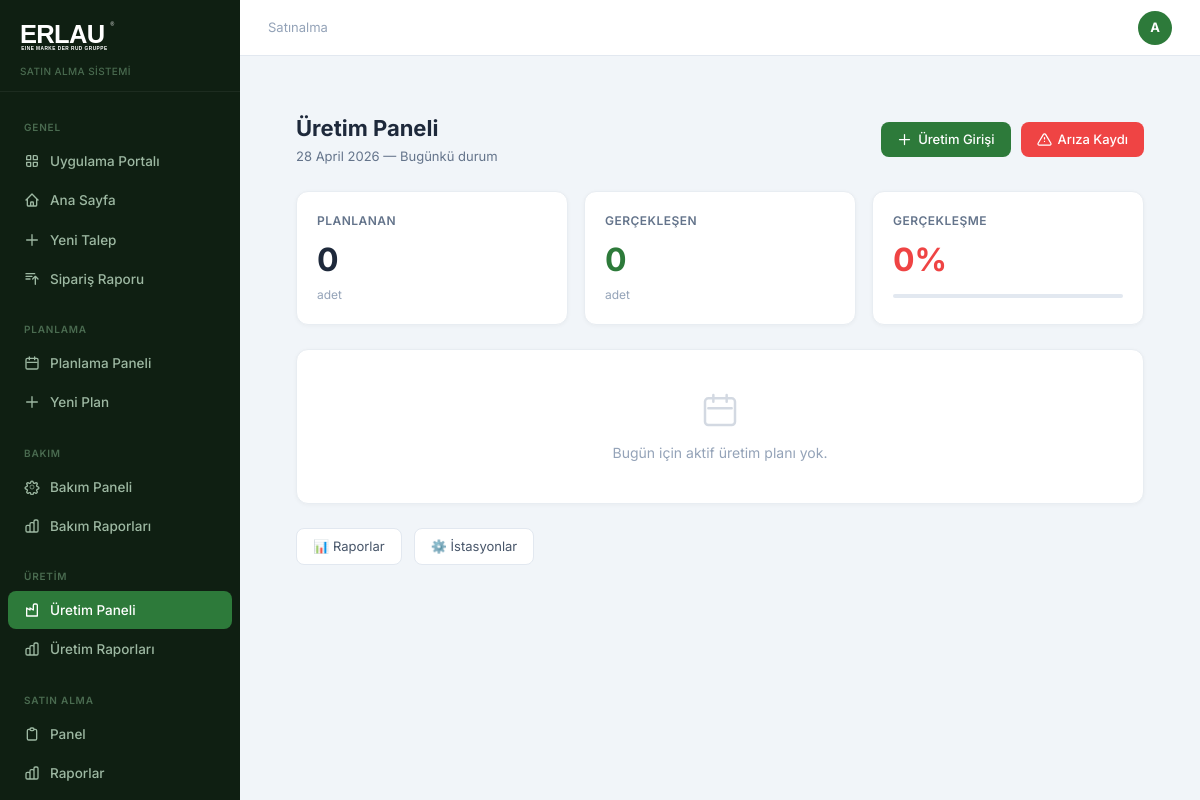
/uretim/ (signed in), run on the app's committed database.
### app/models.py (models this page shows)
class Department(db.Model):
    id = db.Column(db.Integer, primary_key=True)
    name = db.Column(db.String(100), nullable=False, unique=True)
    users = db.relationship('User', backref='department', lazy=True)

class User(db.Model, UserMixin):
    id = db.Column(db.Integer, primary_key=True)
    name = db.Column(db.String(100), nullable=False)
    email = db.Column(db.String(120), unique=True, nullable=False)
    password = db.Column(db.String(200), nullable=False)
    role = db.Column(db.String(20), default='personel')
    department_id = db.Column(db.Integer, db.ForeignKey('department.id'), index=True)
    created_at = db.Column(db.DateTime, default=datetime.utcnow, index=True)
    is_active = db.Column(db.Boolean, default=True)
    unvan = db.Column(db.String(100))
    telefon = db.Column(db.String(20))
    dogum_tarihi = db.Column(db.Date)
    unvan_pdf_goster = db.Column(db.Boolean, default=False)
    son_giris = db.Column(db.DateTime)
    sifre_degisim_tarihi = db.Column(db.DateTime)
    tablet_pin = db.Column(db.String(6))
    bildirim_email = db.Column(db.Boolean, default=True)
    teknik_resim_yetki = db.Column(db.Boolean, default=False)
    liste_yetki = db.Column(db.Boolean, default=False)
    talepler = db.relationship('TalepFormu', backref='talep_eden', lazy=True)

### app/routes.py (the view)
@uretim.route('/')
@login_required
@uretim_required
def uretim_dashboard():
    bugun = date.today()
    istasyonlar = IsIstasyonu.query.filter_by(is_active=True).all()
    plan_satirlari = UretimPlaniSatir.query.join(UretimPlani).filter(
        UretimPlaniSatir.tarih == bugun,
        UretimPlani.durum == 'aktif'
    ).all()
    kayitlar = UretimKaydi.query.filter_by(tarih=bugun).all()
    kayit_map = {k.plan_satir_id: k for k in kayitlar}
    toplam_planlanan = sum(s.planlanan_adet for s in plan_satirlari)
    toplam_gerceklesen = sum(k.gerceklesen_adet for k in kayitlar)
    return render_template('uretim/dashboard.html',
        istasyonlar=istasyonlar, plan_satirlari=plan_satirlari,
        kayit_map=kayit_map, bugun=bugun,
        toplam_planlanan=toplam_planlanan, toplam_gerceklesen=toplam_gerceklesen)

### app/models.py (called while the page is built)
@login_manager.user_loader
def load_user(user_id):
    return User.query.get(int(user_id))

### app/routes.py (called while the page is built)
def uretim_required(f):
    @wraps(f)
    def decorated(*args, **kwargs):
        if not current_user.is_authenticated or current_user.role not in ('uretim', 'departman_yoneticisi', 'admin'):
            flash('Üretim modülüne erişim yetkiniz yok.', 'danger')
            return redirect(url_for('auth.portal'))
        return f(*args, **kwargs)
    return decorated

### app/templates/uretim/dashboard.html (shortened to what this page needs)
{% extends 'base.html' %}
{% block content %}
<div class="page-content">
  <div style="display:flex;align-items:center;justify-content:space-between;margin-bottom:24px">
    <div>
      <h1 style="font-size:22px;font-weight:700;color:#1e293b">Üretim Paneli</h1>
      <p style="font-size:13px;color:#64748b;margin-top:2px">{{ bugun.strftime('%d %B %Y') }} — Bugünkü durum</p>
    </div>
    <div style="display:flex;gap:10px">
      <a href="{{ url_for('uretim.uretim_giris') }}" class="btn-primary">
        <svg style="width:15px;height:15px" fill="none" stroke="currentColor" viewBox="0 0 24 24"><path stroke-linecap="round" stroke-linejoin="round" stroke-width="2" d="M12 4v16m8-8H4"/></svg>
        Üretim Girişi
      </a>
      <a href="{{ url_for('uretim.ariza_kaydi') }}" style="background:#ef4444;color:#fff;padding:8px 16px;border-radius:8px;font-size:13px;font-weight:500;text-decoration:none;display:inline-flex;align-items:center;gap:6px">
        <svg style="width:15px;height:15px" fill="none" stroke="currentColor" viewBox="0 0 24 24"><path stroke-linecap="round" stroke-linejoin="round" stroke-width="2" d="M12 9v2m0 4h.01M10.29 3.86L1.82 18a2 2 0 001.71 3h16.94a2 2 0 001.71-3L13.71 3.86a2 2 0 00-3.42 0z"/></svg>
        Arıza Kaydı
      </a>
    </div>
  </div>
  <div style="display:grid;grid-template-columns:repeat(3,1fr);gap:16px;margin-bottom:24px">
    <div class="card" style="padding:20px">
      <p style="font-size:12px;font-weight:600;color:#64748b;text-transform:uppercase;letter-spacing:.04em">Planlanan</p>
      <p style="font-size:32px;font-weight:700;color:#1e293b;margin-top:6px">{{ toplam_planlanan }}</p>
      <p style="font-size:12px;color:#94a3b8;margin-top:2px">adet</p>
    </div>
    <div class="card" style="padding:20px">
      <p style="font-size:12px;font-weight:600;color:#64748b;text-transform:uppercase;letter-spacing:.04em">Gerçekleşen</p>
      <p style="font-size:32px;font-weight:700;color:#2d7a3a;margin-top:6px">{{ toplam_gerceklesen }}</p>
      <p style="font-size:12px;color:#94a3b8;margin-top:2px">adet</p>
    </div>
    <div class="card" style="padding:20px">
      <p style="font-size:12px;font-weight:600;color:#64748b;text-transform:uppercase;letter-spacing:.04em">Gerçekleşme</p>
      {% set oran = ((toplam_gerceklesen / toplam_planlanan * 100) | round(1)) if toplam_planlanan > 0 else 0 %}
      <p style="font-size:32px;font-weight:700;color:{% if oran >= 90 %}#2d7a3a{% elif oran >= 70 %}#d97706{% else %}#ef4444{% endif %};margin-top:6px">{{ oran }}%</p>
      <div style="height:4px;background:#e2e8f0;border-radius:99px;margin-top:10px">
      </div>
    </div>
  </div>
  {% if plan_satirlari %}
  <div class="card" style="overflow:hidden;margin-bottom:24px">
    <div style="padding:16px 20px;border-bottom:1px solid #f1f5f9">
      <h2 style="font-size:15px;font-weight:600;color:#1e293b">Bugünkü Plan</h2>
    </div>
    <table style="width:100%;border-collapse:collapse;font-size:13px">
      <thead>
        <tr style="background:#f8fafc;border-bottom:1px solid #e2e8f0">
          <th style="padding:10px 16px;text-align:left;font-weight:600;color:#475569">İstasyon</th>
          <th style="padding:10px 16px;text-align:left;font-weight:600;color:#475569">Ürün</th>
          <th style="padding:10px 16px;text-align:right;font-weight:600;color:#475569">Planlanan</th>
          <th style="padding:10px 16px;text-align:right;font-weight:600;color:#475569">Gerçekleşen</th>
          <th style="padding:10px 16px;text-align:right;font-weight:600;color:#475569">Durum</th>
        </tr>
      </thead>
      <tbody>
        {% for s in plan_satirlari %}
        {% set k = kayit_map.get(s.id) %}
        <tr style="border-bottom:1px solid #f1f5f9">
          <td style="padding:10px 16px;color:#1e293b;font-weight:500">{{ s.istasyon.istasyon_adi if s.istasyon else '—' }}</td>
          <td style="padding:10px 16px;color:#475569">{{ s.urun.urun_adi if s.urun else '—' }}</td>
          <td style="padding:10px 16px;text-align:right;color:#475569">{{ s.planlanan_adet }}</td>
          <td style="padding:10px 16px;text-align:right;color:#1e293b;font-weight:600">{{ k.gerceklesen_adet if k else '—' }}</td>
          <td style="padding:10px 16px;text-align:right">
            {% if k %}
              {% set p = ((k.gerceklesen_adet / s.planlanan_adet * 100)|round(0)|int) if s.planlanan_adet > 0 else 0 %}
              <span style="padding:2px 8px;border-radius:99px;font-size:11px;font-weight:600;background:{% if p>=90 %}#f0fdf4;color:#166534{% elif p>=70 %}#fffbeb;color:#92400e{% else %}#fef2f2;color:#991b1b{% endif %}">{{ p }}%</span>
            {% else %}
              <span style="padding:2px 8px;border-radius:99px;font-size:11px;background:#f1f5f9;color:#94a3b8">Girilmedi</span>
            {% endif %}
          </td>
        </tr>
        {% endfor %}
      </tbody>
    </table>
  </div>
  {% else %}
  <div class="card" style="padding:40px;text-align:center;color:#94a3b8;margin-bottom:24px">
    <svg style="width:40px;height:40px;margin:0 auto 12px;display:block;opacity:.4" fill="none" stroke="currentColor" viewBox="0 0 24 24"><path stroke-linecap="round" stroke-linejoin="round" stroke-width="1.5" d="M8 7V3m8 4V3M5 11h14M5 5h14a2 2 0 012 2v12a2 2 0 01-2 2H5a2 2 0 01-2-2V7a2 2 0 012-2z"/></svg>
    <p style="font-size:14px">Bugün için aktif üretim planı yok.</p>
  </div>
  {% endif %}
  <div style="display:flex;gap:12px;flex-wrap:wrap">
    <a href="{{ url_for('uretim.uretim_raporlar') }}" style="padding:8px 16px;border:1px solid #e2e8f0;border-radius:8px;font-size:13px;color:#475569;text-decoration:none;background:#fff">📊 Raporlar</a>
    {% if current_user.role in ['departman_yoneticisi','admin'] %}
    <a href="{{ url_for('uretim.istasyon_yonetim') }}" style="padding:8px 16px;border:1px solid #e2e8f0;border-radius:8px;font-size:13px;color:#475569;text-decoration:none;background:#fff">⚙️ İstasyonlar</a>
    {% endif %}
  </div>
</div>
{% endblock %}

### app/templates/base.html (shortened to what this page needs)
<!DOCTYPE html>
<html lang="tr">
<head>
<script src="https://cdn.tailwindcss.com"></script>
</head>
<body>
{% if current_user.is_authenticated %}
<div style="display:flex">
  <aside class="sidebar" style="position:sticky;top:0;height:100vh;overflow-y:auto;display:flex;flex-direction:column">
    <div style="padding:20px 20px 12px;border-bottom:1px solid rgba(255,255,255,.06)">
      <a href="{{ url_for('auth.portal') }}" style="display:inline-block">
        <img src="{{ url_for('static', filename='logo.svg') }}" alt="Erlau" style="height:32px;filter:brightness(0) invert(1)">
      </a>
      <p style="font-size:10px;color:#4a6b50;margin-top:6px;font-weight:500;letter-spacing:.04em">SATIN ALMA SİSTEMİ</p>
    </div>
    <nav style="padding:12px 0;flex:1">
      <div class="sidebar-section">Genel</div>
      <a href="{{ url_for('auth.portal') }}" class="sidebar-link {% if request.endpoint == 'auth.portal' %}active{% endif %}">
        <svg fill="none" stroke="currentColor" viewBox="0 0 24 24"><path stroke-linecap="round" stroke-linejoin="round" stroke-width="2" d="M4 6a2 2 0 012-2h4v6H4V6zm10-2h4a2 2 0 012 2v4h-6V4zM4 14h6v6H6a2 2 0 01-2-2v-4zm10 0h6v4a2 2 0 01-2 2h-4v-6z"/></svg>
        Uygulama Portalı
      </a>
      <a href="{{ url_for('main.dashboard') }}" class="sidebar-link {% if request.endpoint == 'main.dashboard' %}active{% endif %}">
        <svg fill="none" stroke="currentColor" viewBox="0 0 24 24"><path stroke-linecap="round" stroke-linejoin="round" stroke-width="2" d="M3 12l2-2m0 0l7-7 7 7M5 10v10a1 1 0 001 1h3m10-11l2 2m-2-2v10a1 1 0 01-1 1h-3m-6 0a1 1 0 001-1v-4a1 1 0 011-1h2a1 1 0 011 1v4a1 1 0 001 1m-6 0h6"/></svg>
        Ana Sayfa
      </a>
      <a href="{{ url_for('main.yeni_talep') }}" class="sidebar-link {% if request.endpoint == 'main.yeni_talep' %}active{% endif %}">
        <svg fill="none" stroke="currentColor" viewBox="0 0 24 24"><path stroke-linecap="round" stroke-linejoin="round" stroke-width="2" d="M12 4v16m8-8H4"/></svg>
        Yeni Talep
      </a>
      <a href="{{ url_for('satin_alma.siparis_raporu') }}" class="sidebar-link {% if request.endpoint == 'satin_alma.siparis_raporu' %}active{% endif %}">
        <svg fill="none" stroke="currentColor" viewBox="0 0 24 24"><path stroke-linecap="round" stroke-linejoin="round" stroke-width="2" d="M3 4h13M3 8h9m-9 4h6m4 0l4-4m0 0l4 4m-4-4v12"/></svg>
        Sipariş Raporu
      </a>
      {% if current_user.role in ['planlama', 'departman_yoneticisi', 'admin'] %}
      <div class="sidebar-section" style="margin-top:8px">Planlama</div>
      <a href="{{ url_for('planlama.planlama_dashboard') }}" class="sidebar-link {% if request.endpoint == 'planlama.planlama_dashboard' %}active{% endif %}">
        <svg fill="none" stroke="currentColor" viewBox="0 0 24 24"><path stroke-linecap="round" stroke-linejoin="round" stroke-width="2" d="M8 7V3m8 4V3M5 11h14M5 5h14a2 2 0 012 2v12a2 2 0 01-2 2H5a2 2 0 01-2-2V7a2 2 0 012-2z"/></svg>
        Planlama Paneli
      </a>
      <a href="{{ url_for('planlama.yeni_plan') }}" class="sidebar-link {% if request.endpoint == 'planlama.yeni_plan' %}active{% endif %}">
        <svg fill="none" stroke="currentColor" viewBox="0 0 24 24"><path stroke-linecap="round" stroke-linejoin="round" stroke-width="2" d="M12 4v16m8-8H4"/></svg>
        Yeni Plan
      </a>
      {% endif %}
      {% if current_user.role in ['bakim', 'departman_yoneticisi', 'gm', 'admin'] %}
      <div class="sidebar-section" style="margin-top:8px">Bakım</div>
      <a href="{{ url_for('bakim.bakim_dashboard') }}" class="sidebar-link {% if 'bakim' in (request.endpoint or '') %}active{% endif %}">
        Bakım Paneli
      </a>
      <a href="{{ url_for('bakim.bakim_raporlar') }}" class="sidebar-link {% if request.endpoint == 'bakim.bakim_raporlar' %}active{% endif %}">
        Bakım Raporları
      </a>
      {% endif %}
      {% if current_user.role in ['uretim', 'departman_yoneticisi', 'gm', 'admin'] %}
      <div class="sidebar-section" style="margin-top:8px">Üretim</div>
      <a href="{{ url_for('uretim.uretim_dashboard') }}" class="sidebar-link {% if 'uretim' in (request.endpoint or '') %}active{% endif %}">
        <svg fill="none" stroke="currentColor" viewBox="0 0 24 24"><path stroke-linecap="round" stroke-linejoin="round" stroke-width="2" d="M4 21V9l5 3V9l5 3V5a2 2 0 012-2h2a2 2 0 012 2v16H4z"/></svg>
        Üretim Paneli
      </a>
      <a href="{{ url_for('uretim.uretim_raporlar') }}" class="sidebar-link {% if request.endpoint == 'uretim.uretim_raporlar' %}active{% endif %}">
        Üretim Raporları
      </a>
      {% endif %}
      {% if current_user.role in ['satinalma', 'admin', 'gm'] %}
      <div class="sidebar-section" style="margin-top:8px">Satın Alma</div>
      <a href="{{ url_for('satin_alma.panel') }}" class="sidebar-link {% if request.endpoint == 'satin_alma.panel' %}active{% endif %}">
        <svg fill="none" stroke="currentColor" viewBox="0 0 24 24"><path stroke-linecap="round" stroke-linejoin="round" stroke-width="2" d="M9 5H7a2 2 0 00-2 2v12a2 2 0 002 2h10a2 2 0 002-2V7a2 2 0 00-2-2h-2M9 5a2 2 0 002 2h2a2 2 0 002-2M9 5a2 2 0 012-2h2a2 2 0 012 2"/></svg>
        Panel
      </a>
      <a href="{{ url_for('satin_alma.raporlar') }}" class="sidebar-link {% if request.endpoint == 'satin_alma.raporlar' %}active{% endif %}">
        Raporlar
      </a>
      {% if current_user.role in ['satinalma', 'admin'] %}
      <a href="{{ url_for('satin_alma.teklif_listesi') }}" class="sidebar-link {% if request.endpoint and 'teklif' in request.endpoint %}active{% endif %}">
      </a>
      {% endif %}
      {% endif %}
    </nav>
  </aside>
  <div class="content-area">
    <div class="topbar">
      <p style="font-size:13px;color:#94a3b8">{{ current_user.department.name if current_user.department else 'Erlau' }}</p>
      <a href="{{ url_for('main.profil') }}" style="width:34px;height:34px;border-radius:50%;background:#2d7a3a;display:flex;align-items:center;justify-content:center;font-size:13px;font-weight:700;color:#fff;text-decoration:none">{{ current_user.name[:1].upper() }}</a>
    </div>
    <div class="page-content">
{% endif %}
{% block content %}{% endblock %}
{% if current_user.is_authenticated %}
    </div>
  </div>
</div>
{% else %}
</div>
{% endif %}
</body>
</html>

### app/templates/base.html (style rules this page uses)
* { font-family: 'Inter', sans-serif; }
.sidebar { background: #0f1f12; min-height: 100vh; width: 240px; flex-shrink: 0; }
.sidebar-link { display: flex; align-items: center; gap: 10px; padding: 9px 16px; border-radius: 8px; font-size: 13.5px; font-weight: 500; color: #9db8a2; transition: all .15s; margin: 1px 8px; text-decoration: none; }
.sidebar-link.active { background: #2d7a3a; color: #fff; }
.sidebar-link svg { width: 16px; height: 16px; flex-shrink: 0; }
.sidebar-section { font-size: 10px; font-weight: 600; color: #4a6b50; text-transform: uppercase; letter-spacing: .08em; padding: 16px 24px 6px; }
.content-area { flex: 1; background: #f1f5f9; min-height: 100vh; overflow-x: hidden; }
.topbar { background: #fff; border-bottom: 1px solid #e2e8f0; padding: 0 28px; height: 56px; display: flex; align-items: center; justify-content: space-between; position: sticky; top: 0; z-index: 10; }
.card { background: #fff; border-radius: 12px; border: 1px solid #e8edf2; box-shadow: 0 1px 4px rgba(0,0,0,.04); }
.btn-primary { background: #2d7a3a; color: #fff; padding: 8px 16px; border-radius: 8px; font-size: 13px; font-weight: 500; transition: background .15s; display: inline-flex; align-items: center; gap: 6px; text-decoration: none; }
.page-content { padding: 28px; }

### data on the page
Department: department "Satınalma"
User: name "A", strftime "28 April 2026"

### other printed values
{{ toplam_planlanan }} "0"
{{ toplam_gerceklesen }} "0"
{{ oran }} "0"
